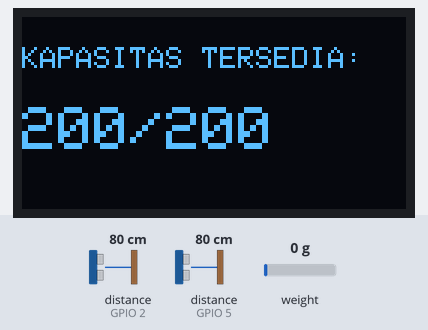
A sketch run on a simulated ESP32. On the bench: 128×64 one-colour display. Wiring (inferred from the names in the program): 2 × ultrasonic range finder: trigger GPIO 1, echo GPIO 2 / trigger GPIO 4, echo GPIO 5. Inputs (shaded band) come from the test bench; at power-on: distance to the obstacle (sensors on GPIO 2, GPIO 5) 80 cm, weight on the scale 0 g. The echo pulse lasts 58.3 µs per cm; EEPROM starts erased; what the sketch prints to the serial monitor is not drawn.

Above: at 2.2 s.
2.3 s: distance to the obstacle (sensor on GPIO 2) set to 43 cm
3.8 s: distance to the obstacle (sensor on GPIO 2) set to 35 cm
Timing chart, 0 to 6.8 s (numbered marks = the images above; inputs shaded):
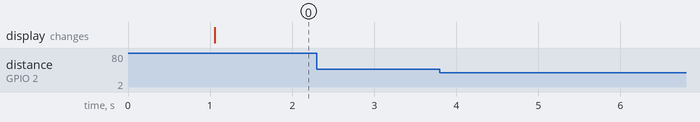

The sketch:

SmartParkin.ino
```cpp
#include <Wire.h>
#include <Adafruit_GFX.h>
#include <Adafruit_SSD1306.h>
#include "HX711.h"
#include <Preferences.h>

#define SCREEN_WIDTH 128
#define SCREEN_HEIGHT 64
TwoWire customWire = TwoWire(0);
#define OLED_SDA 39
#define OLED_SCL 40
Adafruit_SSD1306 display(SCREEN_WIDTH, SCREEN_HEIGHT, &customWire, -1);

#define TRIG1 1
#define ECHO1 2
#define TRIG2 4
#define ECHO2 5

#define DT 41
#define SCK 42
HX711 scale;

const int kapasitas = 200;
int tersedia = kapasitas;

bool motorSedangLewat = false;
unsigned long lastEvent = 0;
const unsigned long delayAntarMotor = 3000;

const float batasJarak = 40.0;
const float batasBerat = 30.0;

bool eventPending = false;
int pendingSensor = 0;
unsigned long pendingTime = 0;
const unsigned long maxWeightDelay = 1500;

Preferences prefs;
unsigned long lastSave = 0;

void setup() {
  Serial.begin(115200);

  pinMode(TRIG1, OUTPUT); pinMode(ECHO1, INPUT);
  pinMode(TRIG2, OUTPUT); pinMode(ECHO2, INPUT);

  prefs.begin("parkir", false);
  tersedia = prefs.getInt("tersedia", kapasitas);

  customWire.begin(OLED_SDA, OLED_SCL);
  if (!display.begin(SSD1306_SWITCHCAPVCC, 0x3C)) {
    Serial.println("OLED gagal");
    while (true);
  }
  display.clearDisplay();
  display.setTextSize(1);
  display.setTextColor(SSD1306_WHITE);

  scale.begin(DT, SCK);
  scale.set_scale(15188.679);
  scale.tare();

  tampilkanKapasitas();
}

float bacaJarak(int trigPin, int echoPin) {
  digitalWrite(trigPin, LOW); delayMicroseconds(2);
  digitalWrite(trigPin, HIGH); delayMicroseconds(10);
  digitalWrite(trigPin, LOW);
  long durasi = pulseIn(echoPin, HIGH, 30000);
  float jarak = durasi == 0 ? -1 : durasi * 0.034 / 2;
  if (jarak > 0 && jarak < 1) jarak = 999;
  return jarak;
}

void tampilkanKapasitas() {
  display.clearDisplay();
  display.setCursor(0, 10);
  display.println("KAPASITAS TERSEDIA:");
  display.setTextSize(2);
  display.setCursor(0, 30);
  display.print(tersedia);
  display.print("/");
  display.print(kapasitas);
  display.display();
  display.setTextSize(1);
}

void loop() {
  float jarakLuar = bacaJarak(TRIG1, ECHO1);
  float jarakDalam = bacaJarak(TRIG2, ECHO2);
  float berat = scale.get_units(5);
  if (berat < 0) berat = 0;

  Serial.print("Jarak Luar: "); Serial.print(jarakLuar); Serial.print(" cm | ");
  Serial.print("Jarak Dalam: "); Serial.print(jarakDalam); Serial.print(" cm | ");
  Serial.print("Berat: "); Serial.print(berat); Serial.println(" kg");

  unsigned long sekarang = millis();

  if (!eventPending && !motorSedangLewat) {
    if (jarakLuar > 0 && jarakLuar < batasJarak) {
      eventPending = true;
      pendingSensor = 1;
      pendingTime = sekarang;
      Serial.println("🔹 Deteksi awal: LUAR");
    }
    else if (jarakDalam > 0 && jarakDalam < batasJarak) {
      eventPending = true;
      pendingSensor = 2;
      pendingTime = sekarang;
      Serial.println("🔹 Deteksi awal: DALAM");
    }
  }

  if (eventPending && berat < batasBerat && (sekarang - pendingTime > maxWeightDelay)) {
    Serial.println("⛔ Event dibatalkan (tidak ada beban)");
    eventPending = false;
  }

  if (eventPending && berat >= batasBerat && (sekarang - pendingTime <= 3000)) {
    if (pendingSensor == 1 && jarakDalam > 0 && jarakDalam < batasJarak && (sekarang - lastEvent > delayAntarMotor)) {
      tersedia = max(0, tersedia - 1);
      tampilkanKapasitas();
      Serial.println("✅ MOTOR MASUK");
      motorSedangLewat = true;
      lastEvent = sekarang;
      eventPending = false;
    }
    else if (pendingSensor == 2 && jarakLuar > 0 && jarakLuar < batasJarak && (sekarang - lastEvent > delayAntarMotor)) {
      tersedia = min(kapasitas, tersedia + 1);
      tampilkanKapasitas();
      Serial.println("✅ MOTOR KELUAR");
      motorSedangLewat = true;
      lastEvent = sekarang;
      eventPending = false;
    }
  }

  if (motorSedangLewat && jarakLuar > batasJarak && jarakDalam > batasJarak) {
    motorSedangLewat = false;
    lastEvent = millis();
    Serial.println("🔄 Reset jalur kosong");
  }

  if (millis() - lastSave > 10000) {
    prefs.putInt("tersedia", tersedia);
    lastSave = millis();
  }

  delay(100);
}
```

Measured:
- after the input at 2.3 s, every drawn part: stays the same
- after the input at 3.8 s, every drawn part: stays the same
